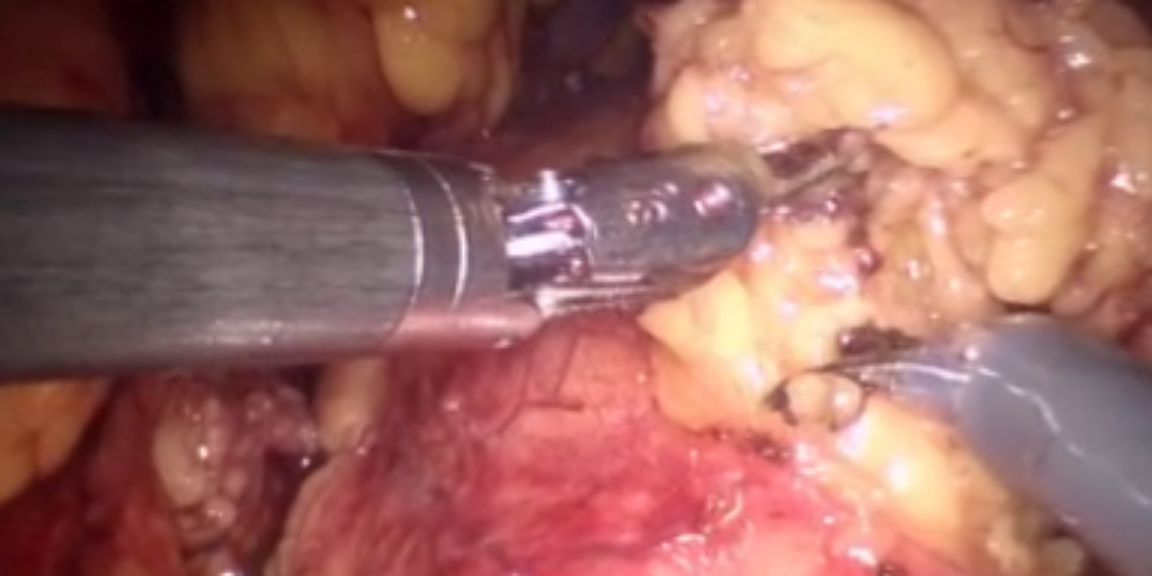
#> input picture watch/006499L.png, 1152 x 576 px; its folder holds 4 pictures in this run
$ python resize3_adcensus.py
#> lines starting #> are read from the running program, lines starting #| are printed output that depends on the picture
# -*- coding: utf-8 -*-
"""
Created on Wed Nov 11 16:02:41 2020

@author: HUST
"""

import numpy as np
import cv2 as cv
import os
import time as tt
from numba import jit
import tifffile as tfl


def normalize(volume, maxdisparity):
    return 255.0 * volume / maxdisparity

# [4 lines left out: function select_disparity, not called in this run]


@jit
def Census(imL,imR,maxdis):
    H=imL.shape[0];W=imL.shape[1]
    finalR=np.zeros(shape=(H,W,maxdis),dtype=np.float32)
    finalL=np.zeros(shape=(H,W,maxdis),dtype=np.float32)
    finalL[:,0:4,:]=64.0;finalL[:,(W-4):W,:]=64.0
    finalL[0:3,:,:]=64.0;finalL[(H-3):H,:,:]=64.0
    finalR[:,:,:]=64.0;count=0.0
    for h in range(3,H-3):
        for w in range(4,W-4):
            for d in range(0,maxdis):
                if (w-d) < 4:
                    finalL[h,w,d:]=64.0
                    break
                else:
                    for x in range(h-3,h+4):
                        for y in range(w-4,w+5):
                            if (imL[x,y]<imL[h,w])!=(imR[x,y-d]<imR[h,w-d]):
                                count=count+1.0
                    finalL[h,w,d]=count
                    finalR[h,w-d,d]=count
                    count=0
    return finalL,finalR


# [384 lines left out: functions Computer_AD, CostVolume, Check, get_arm, aggodd, aggeven and 14 more, not called in this run]


savepath = r'C:\Users\HUST\Desktop\ad_census\watch'
trainpath = r'C:\Users\HUST\Desktop\watch'
def get_img_file(file_name):
#> called with file_name = 'C:\\Users\\HUST\\Desktop\\watch'
    imagelist = []
    for parent, dirnames, filenames in os.walk(file_name):
        for filename in filenames:
            if filename.lower().endswith(('.png')):
                imagelist.append(os.path.join(parent, filename))
        return imagelist

file = get_img_file(trainpath)
file.sort()

for i in range(int(len(file)/2)):
    path1 = file[2*i]
    path2 = file[2*i+1]

    start=tt.time()
    # print('start...')
    left_color=cv.imread(path1)
#> left_color is the input picture: shape (576, 1152, 3); mean B, G, R 97.5, 104.3, 158.3
    right_color=cv.imread(path2)
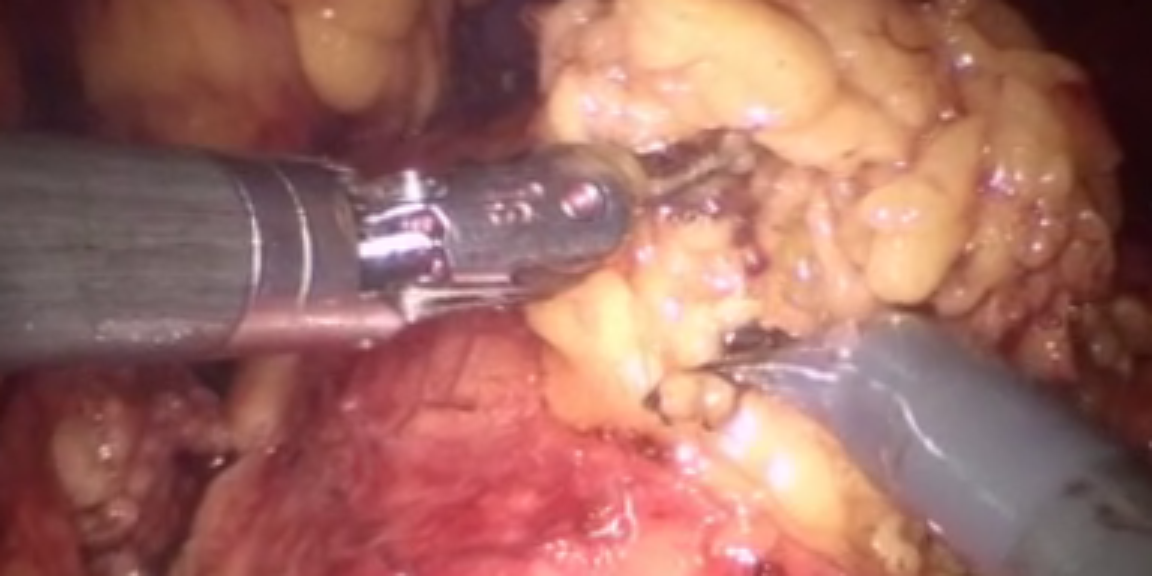
#> input picture watch/006499R.png, 1152 x 576 px
#> right_color is the input picture: shape (576, 1152, 3); mean B, G, R 98.9, 107.6, 159.5
    left_gray=cv.cvtColor(left_color,cv.COLOR_BGR2GRAY)
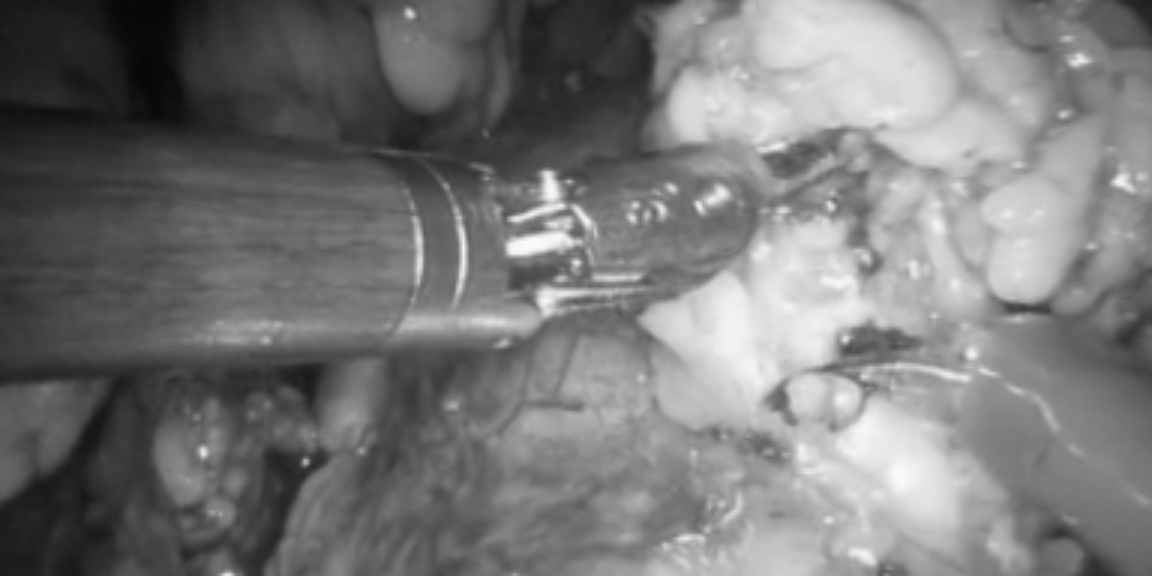
#> left_gray: shape (576, 1152); min 6, max 250, mean 119.6
    right_gray=cv.cvtColor(right_color,cv.COLOR_BGR2GRAY)
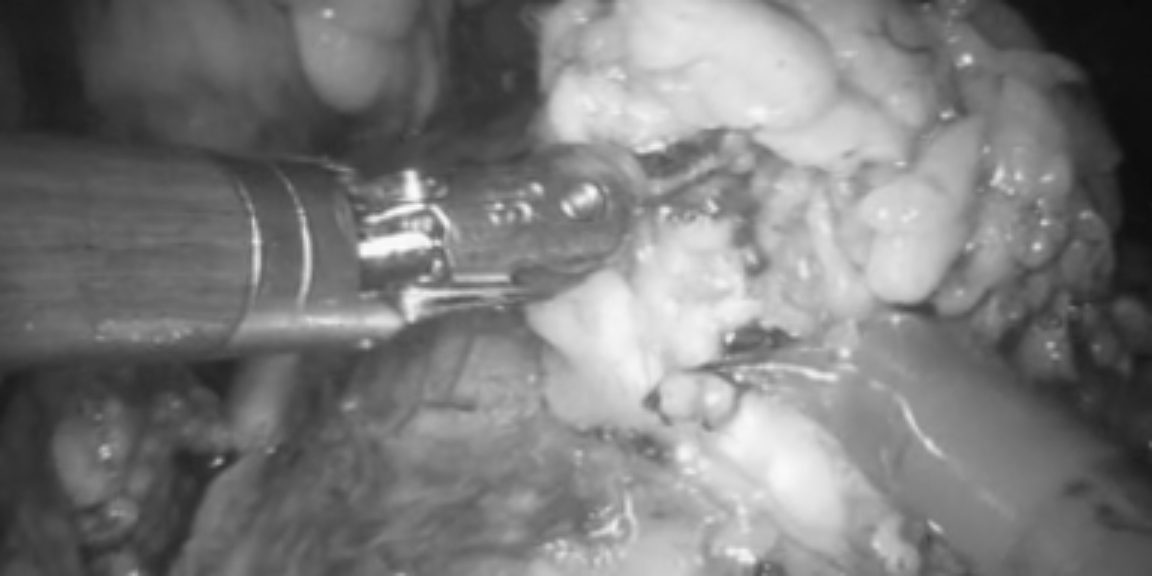
#> right_gray: shape (576, 1152); min 11, max 251, mean 122.1
    H=left_gray.shape[0];W=left_gray.shape[1];MaxDis=192
#> after `H = left_gray.shape[0]`: H = 576
#> after `W = left_gray.shape[1]`: W = 1152
#> (the run stopped early here; a loop or call above may not have finished)
